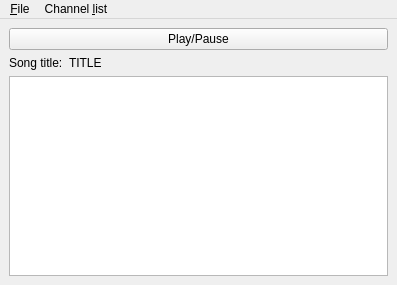
<?xml version="1.0" encoding="UTF-8"?>
<ui version="4.0">
 <class>mpvradio</class>
 <widget class="QMainWindow" name="mpvradio">
  <property name="geometry">
   <rect>
    <x>0</x>
    <y>0</y>
    <width>397</width>
    <height>285</height>
   </rect>
  </property>
  <property name="minimumSize">
   <size>
    <width>397</width>
    <height>99</height>
   </size>
  </property>
  <property name="windowTitle">
   <string>mpvradio</string>
  </property>
  <widget class="QWidget" name="centralwidget">
   <layout class="QVBoxLayout" name="verticalLayout">
    <item>
     <widget class="QPushButton" name="pause_btn">
      <property name="text">
       <string>Play/Pause</string>
      </property>
     </widget>
    </item>
    <item>
     <layout class="QHBoxLayout" name="horizontalLayout">
      <property name="sizeConstraint">
       <enum>QLayout::SetDefaultConstraint</enum>
      </property>
      <item>
       <widget class="QLabel" name="lbl_title">
        <property name="sizePolicy">
         <sizepolicy hsizetype="Maximum" vsizetype="Maximum">
          <horstretch>0</horstretch>
          <verstretch>0</verstretch>
         </sizepolicy>
        </property>
        <property name="text">
         <string>Song title:</string>
        </property>
       </widget>
      </item>
      <item>
       <widget class="QLabel" name="txt_title">
        <property name="sizePolicy">
         <sizepolicy hsizetype="Preferred" vsizetype="Maximum">
          <horstretch>0</horstretch>
          <verstretch>0</verstretch>
         </sizepolicy>
        </property>
        <property name="text">
         <string>TITLE</string>
        </property>
       </widget>
      </item>
     </layout>
    </item>
    <item>
     <widget class="QListView" name="channelView"/>
    </item>
   </layout>
  </widget>
  <widget class="QMenuBar" name="menubar">
   <property name="geometry">
    <rect>
     <x>0</x>
     <y>0</y>
     <width>397</width>
     <height>29</height>
    </rect>
   </property>
   <widget class="QMenu" name="menuFile">
    <property name="title">
     <string>&amp;File</string>
    </property>
    <addaction name="actionOpen_URL"/>
    <addaction name="actionExit"/>
   </widget>
   <widget class="QMenu" name="menuChannel_list">
    <property name="title">
     <string>Channel &amp;list</string>
    </property>
    <addaction name="actionAdd"/>
    <addaction name="actionDelete"/>
   </widget>
   <addaction name="menuFile"/>
   <addaction name="menuChannel_list"/>
  </widget>
  <action name="actionOpen_URL">
   <property name="text">
    <string>&amp;Open URL</string>
   </property>
  </action>
  <action name="actionExit">
   <property name="text">
    <string>E&amp;xit</string>
   </property>
  </action>
  <action name="actionAdd">
   <property name="text">
    <string>&amp;Add</string>
   </property>
  </action>
  <action name="actionDelete">
   <property name="text">
    <string>&amp;Delete</string>
   </property>
  </action>
 </widget>
 <resources/>
 <connections/>
</ui>
